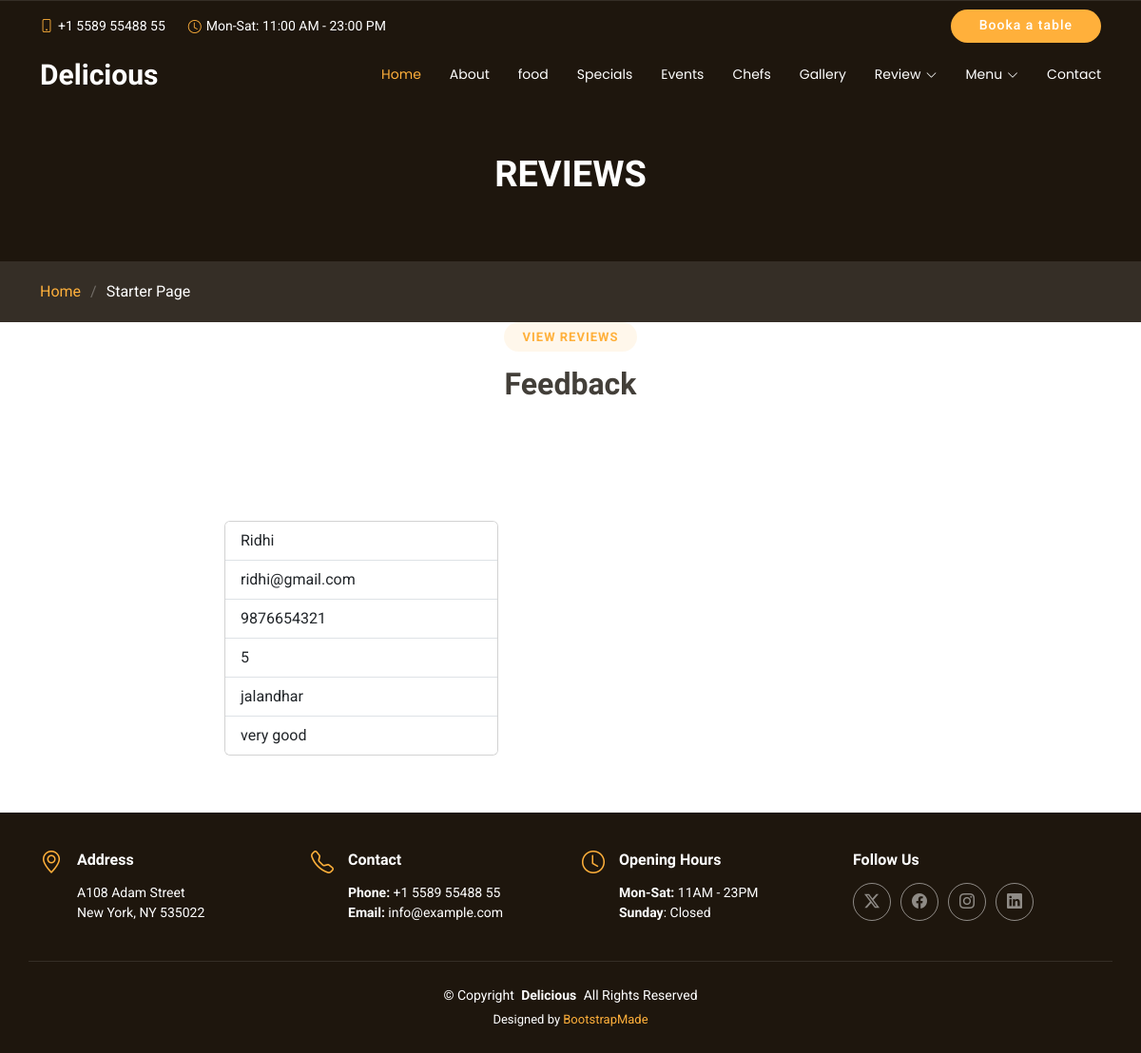
Page /view_reviews.php?id=2 on the committed database.
### tables this page shows
CREATE TABLE `reviews` (
  `id` int(10) NOT NULL,
  `name` varchar(50) NOT NULL,
  `email` varchar(50) NOT NULL,
  `contact` bigint(20) NOT NULL,
  `message` varchar(50) NOT NULL,
  `rating` int(11) NOT NULL,
  `status` varchar(5) NOT NULL DEFAULT '',
  `created_at` timestamp NOT NULL DEFAULT current_timestamp(),
  `address` longtext NOT NULL
);

### view_reviews.php (the view, shortened to what this page needs)
<?php
include("header.php");
?>
<div class="page-title dark-background">
      <div class="heading">
        <div class="container">
          <div class="row d-flex justify-content-center text-center">
            <div class="col-lg-8">
              <h1 class="heading-title">REVIEWS</h1>
            </div>
          </div>
        </div>
      </div>
      <nav class="breadcrumbs">
        <div class="container">
          <ol>
            <li><a href="index.php">Home</a></li>
            <li class="current">Starter Page</li>
          </ol>
        </div>
      </nav>
</div>
<div class="container section-title" data-aos="fade-up">
  <h2>View Reviews</h2>
  <div><span>Feedback </span> <span class="description-title"></span></div>
</div>
<section id="contact" class="contact section">
      <div class="container" data-aos="fade">
        <div class="row  justify-content-center gy-5 gx-lg-5">
          <div class="col-lg-8">
          <?php
          $id=$_GET["id"];
          include("connection.php");
          $query="SELECT * from `reviews` where `id`='$id'";
          $res=mysqli_query($db,$query);
          $data=mysqli_fetch_assoc($res);
          ?>
          <div class="card" style="width: 18rem;">
                <ul class="list-group list-group-flush">
                    <li class="list-group-item"><?php echo $data['name']?></li>
                    <li class="list-group-item"><?php echo $data['email']?></li>
                    <li class="list-group-item"><?php echo $data['contact']?></li>
                    <li class="list-group-item"><?php echo $data['rating']?></li>
                    <li class="list-group-item"><?php echo $data['address']?></li>
                    <li class="list-group-item"><?php echo $data['message']?></li>
                </ul>
                </div>
          </div>
        </div>
      </div>
    </section>
<?php
    include("footer.php");
?>

### assets/css/main.css (style rules this page uses)
:root { --default-font: "Roboto", system-ui, -apple-system, "Segoe UI", Roboto, "Helvetica Neue", Arial, "Noto Sans", "Liberation Sans", sans-serif, "Apple Color Emoji", "Segoe UI Emoji", "Segoe UI Symbol", "Noto Color Emoji"; --heading-font: "Satisfy", sans-serif; --nav-font: "Poppins", sans-serif; }
:root { --background-color: #ffffff; --default-color: #444444; --heading-color: #433f39; --accent-color: #ffb03b; --surface-color: #ffffff; --contrast-color: #ffffff; }
:root { --nav-color: #ffffff; --nav-hover-color: #ffb03b; --nav-mobile-background-color: #ffffff; --nav-dropdown-background-color: #ffffff; --nav-dropdown-color: #444444; --nav-dropdown-hover-color: #ffb03b; }
.dark-background { --background-color: #1e160d; --default-color: #ffffff; --heading-color: #ffffff; --surface-color: #42301c; --contrast-color: #ffffff; }
:root { scroll-behavior: smooth; }
body { color: var(--default-color); background-color: var(--background-color); font-family: var(--default-font); }
a { color: var(--accent-color); text-decoration: none; transition: 0.3s; }
h1, h2, h3, h4, h5, h6 { color: var(--heading-color); font-family: var(--heading-font); }
.page-title { color: var(--default-color); background-color: var(--background-color); position: relative; }
.page-title .heading { padding: 160px 0 60px 0; border-top: 1px solid color-mix(in srgb, var(--default-color), transparent 90%); }
.page-title .heading h1 { font-size: 38px; font-weight: 700; }
.page-title nav { background-color: color-mix(in srgb, var(--default-color), transparent 90%); padding: 20px 0; }
.page-title nav ol { display: flex; flex-wrap: wrap; list-style: none; padding: 0; margin: 0; font-size: 16px; font-weight: 400; }
.page-title nav ol li+li { padding-left: 10px; }
.page-title nav ol li+li::before { content: "/"; display: inline-block; padding-right: 10px; color: color-mix(in srgb, var(--default-color), transparent 70%); }
section, .section { color: var(--default-color); background-color: var(--background-color); padding: 60px 0; scroll-margin-top: 112px; overflow: clip; }
.section-title { text-align: center; padding-bottom: 60px; position: relative; }
.section-title h2 { font-size: 13px; letter-spacing: 1px; font-weight: 700; padding: 8px 20px; margin: 0; background: color-mix(in srgb, var(--accent-color), transparent 90%); color: var(--accent-color); display: inline-block; text-transform: uppercase; border-radius: 50px; font-family: var(--default-font); }
.section-title div { color: var(--heading-color); margin: 10px 0 0 0; font-size: 32px; font-weight: 700; font-family: var(--heading-font); }

### rows in the picture
reviews: name "Ridhi", email "ridhi@gmail.com", contact "9876654321", rating "5", address "jalandhar", message "very good"
